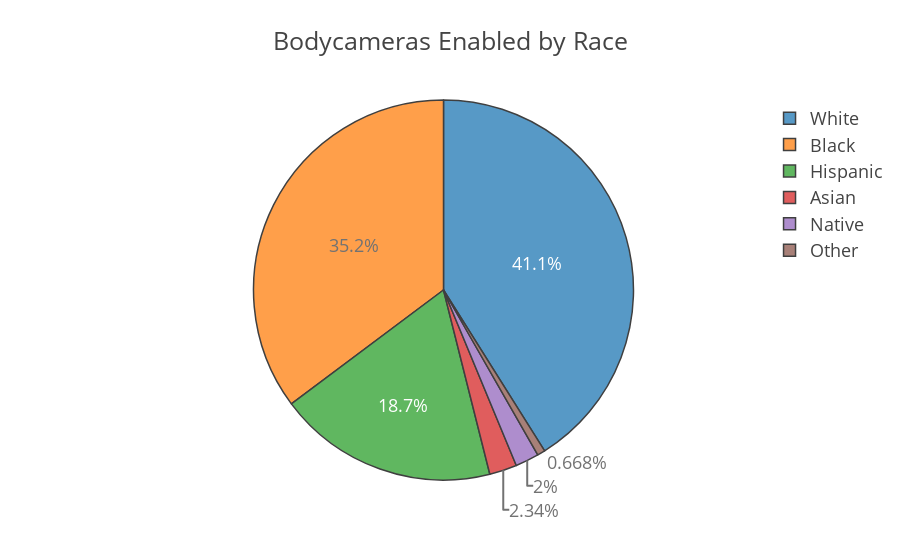
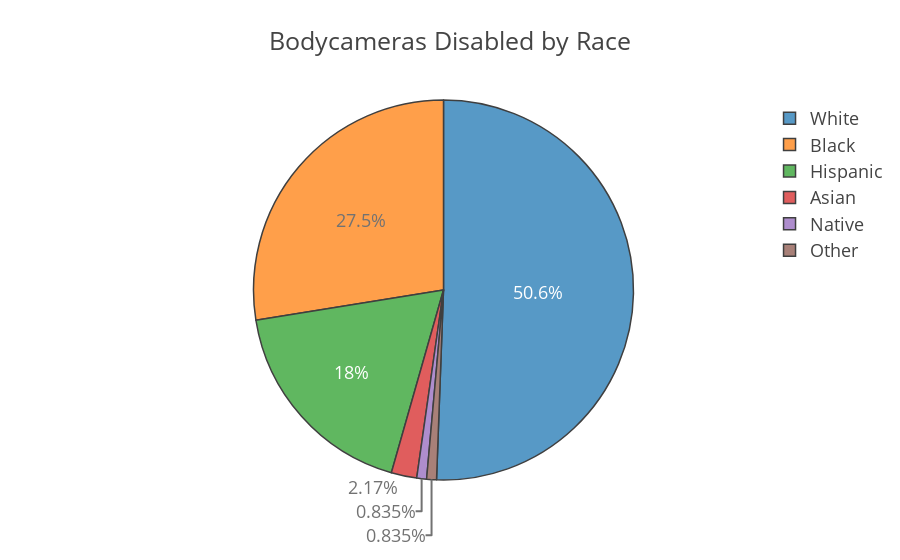

Write notebook code for charts like these, in order.
### Markdown cell above
<h5>Race Breakdown</h5>

### Code cell
# split to cam on and off dataframes for race
cams_on, cams_off = partition_cams(X_train, y_train, X_test, y_test)  
race_cams_on = cams_on['race']
race_cams_off = cams_off['race']

# Setup race counts tables
df_on = pd.DataFrame(race_cams_on.value_counts()).rename(race_num_to_str)
df_off = pd.DataFrame(race_cams_off.value_counts()).rename(race_num_to_str)
ethnicities = ['White', 'Black', 'Hispanic', 'Asian', 'Native', 'Other']

# Build Body-cam On Chart
cam_on_pie = px.pie(df_on, values='race', names=ethnicities, title='Bodycameras Enabled by Race',
                    template='presentation')
cam_on_pie.update_traces(opacity=0.75, marker_line_width=1.5, marker_line_color='black')
cam_on_pie.show()

# Build Body-Cam off Chart
cam_off_pie = px.pie(df_off, values='race', names=ethnicities, title='Bodycameras Disabled by Race',
                     template='presentation')
cam_off_pie.update_traces(opacity=0.75, marker_line_width=1.5, marker_line_color='black')
cam_off_pie.show()

### Figure 1 — Plotly figure (JSON) as saved in the notebook; plotly's stock layout.template omitted (floating-point values rounded to 4 significant figures)
{"data": [{"domain": {"x": [0, 1], "y": [0, 1]}, "hovertemplate": "label=%{label}<br>race=%{value}<extra></extra>", "labels": ["White", "Black", "Hispanic", "Asian", "Native", "Other"], "legendgroup": "", "marker": {"line": {"color": "black", "width": 1.5}}, "name": "", "opacity": 0.75, "showlegend": true, "type": "pie", "values": [246, 211, 112, 14, 12, 4]}], "layout": {"legend": {"tracegroupgap": 0}, "title": {"text": "Bodycameras Enabled by Race"}}}

### Figure 2 — Plotly figure (JSON) as saved in the notebook; plotly's stock layout.template omitted (floating-point values rounded to 4 significant figures)
{"data": [{"domain": {"x": [0, 1], "y": [0, 1]}, "hovertemplate": "label=%{label}<br>race=%{value}<extra></extra>", "labels": ["White", "Black", "Hispanic", "Asian", "Native", "Other"], "legendgroup": "", "marker": {"line": {"color": "black", "width": 1.5}}, "name": "", "opacity": 0.75, "showlegend": true, "type": "pie", "values": [303, 165, 108, 13, 5, 5]}], "layout": {"legend": {"tracegroupgap": 0}, "title": {"text": "Bodycameras Disabled by Race"}}}
